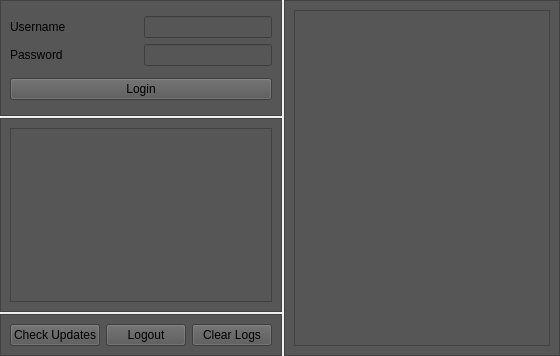
           <widget class="QWidget" name="MyVault">
            <layout class="QHBoxLayout" name="horizontalLayout_7">
             <property name="spacing">
              <number>2</number>
             </property>
             <property name="margin">
              <number>0</number>
             </property>
             <item>
              <layout class="QVBoxLayout" name="verticalLayout_13" stretch="3,5,1">
               <property name="spacing">
                <number>2</number>
               </property>
               <item>
                <widget class="QFrame" name="frame_8">
                 <property name="styleSheet">
                  <string notr="true">background-color: rgb(86, 86, 86)</string>
                 </property>
                 <property name="frameShape">
                  <enum>QFrame::StyledPanel</enum>
                 </property>
                 <property name="frameShadow">
                  <enum>QFrame::Raised</enum>
                 </property>
                 <layout class="QVBoxLayout" name="verticalLayout_14">
                  <item>
                   <layout class="QGridLayout" name="gridLayout" columnstretch="1,1" columnminimumwidth="1,0">
                    <item row="0" column="0">
                     <widget class="QLabel" name="label_2">
                      <property name="text">
                       <string>Username</string>
                      </property>
                     </widget>
                    </item>
                    <item row="2" column="0">
                     <widget class="QLabel" name="label">
                      <property name="text">
                       <string>Password</string>
                      </property>
                     </widget>
                    </item>
                    <item row="0" column="1">
                     <widget class="QLineEdit" name="username"/>
                    </item>
                    <item row="2" column="1">
                     <widget class="QLineEdit" name="password">
                      <property name="echoMode">
                       <enum>QLineEdit::Password</enum>
                      </property>
                      <property name="cursorMoveStyle">
                       <enum>Qt::VisualMoveStyle</enum>
                      </property>
                     </widget>
                    </item>
                   </layout>
                  </item>
                  <item>
                   <widget class="QPushButton" name="loginbtn">
                    <property name="text">
                     <string>Login</string>
                    </property>
                   </widget>
                  </item>
                 </layout>
                </widget>
               </item>
               <item>
                <widget class="QFrame" name="frame_11">
                 <property name="styleSheet">
                  <string notr="true">background-color: rgb(86, 86, 86)</string>
                 </property>
                 <property name="frameShape">
                  <enum>QFrame::StyledPanel</enum>
                 </property>
                 <property name="frameShadow">
                  <enum>QFrame::Raised</enum>
                 </property>
                 <layout class="QHBoxLayout" name="horizontalLayout_11">
                  <item>
                   <widget class="QTextBrowser" name="myvaultlog"/>
                  </item>
                 </layout>
                </widget>
               </item>
               <item>
                <widget class="QFrame" name="frame_10">
                 <property name="styleSheet">
                  <string notr="true">background-color: rgb(86, 86, 86)</string>
                 </property>
                 <property name="frameShape">
                  <enum>QFrame::StyledPanel</enum>
                 </property>
                 <property name="frameShadow">
                  <enum>QFrame::Raised</enum>
                 </property>
                 <layout class="QHBoxLayout" name="horizontalLayout_9">
                  <item>
                   <widget class="QPushButton" name="checkupdatebtn">
                    <property name="text">
                     <string>Check Updates</string>
                    </property>
                   </widget>
                  </item>
                  <item>
                   <widget class="QPushButton" name="logoutbtn">
                    <property name="text">
                     <string>Logout</string>
                    </property>
                   </widget>
                  </item>
                  <item>
                   <widget class="QPushButton" name="myvaultclearbtn">
                    <property name="text">
                     <string>Clear Logs</string>
                    </property>
                   </widget>
                  </item>
                 </layout>
                </widget>
               </item>
              </layout>
             </item>
             <item>
              <widget class="QFrame" name="frame_9">
               <property name="styleSheet">
                <string notr="true">background-color: rgb(86, 86, 86)</string>
               </property>
               <property name="frameShape">
                <enum>QFrame::StyledPanel</enum>
               </property>
               <property name="frameShadow">
                <enum>QFrame::Raised</enum>
               </property>
               <layout class="QHBoxLayout" name="horizontalLayout_8">
                <item>
                 <widget class="QTextBrowser" name="myvaultconsole"/>
                </item>
               </layout>
              </widget>
             </item>
            </layout>
           </widget>
